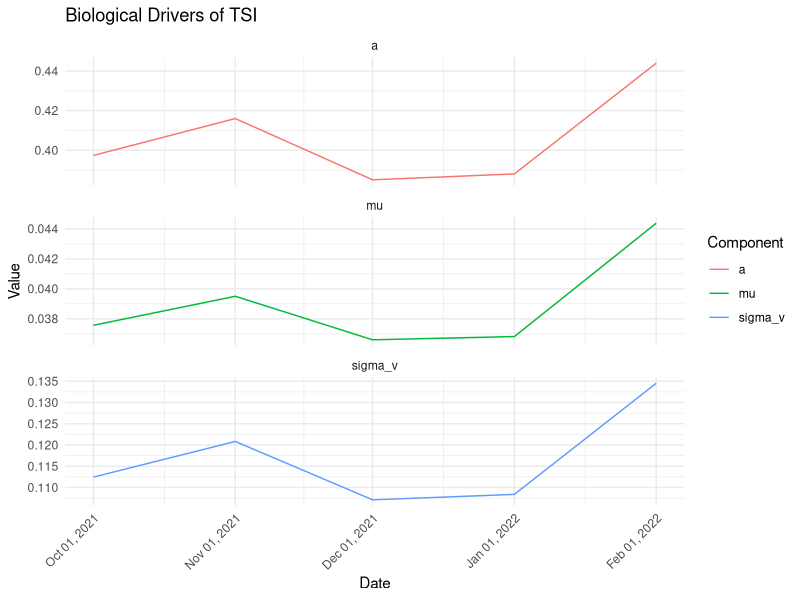
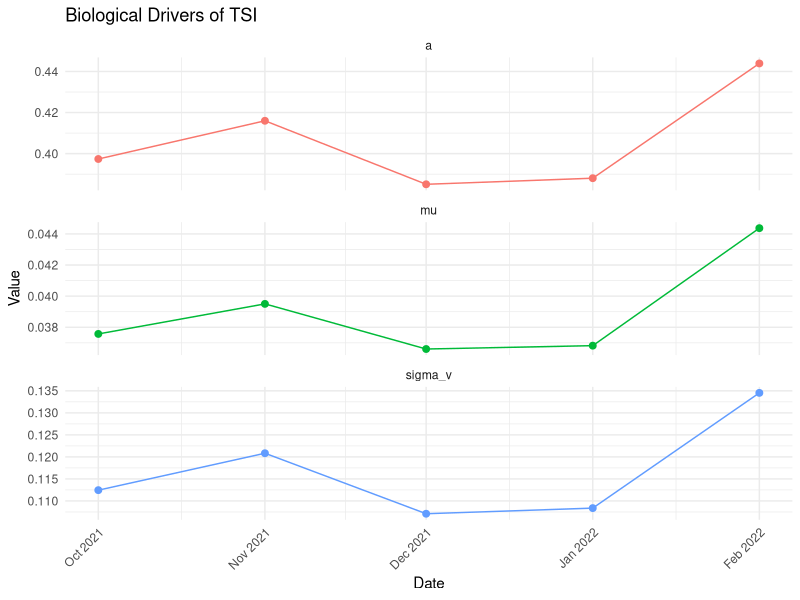
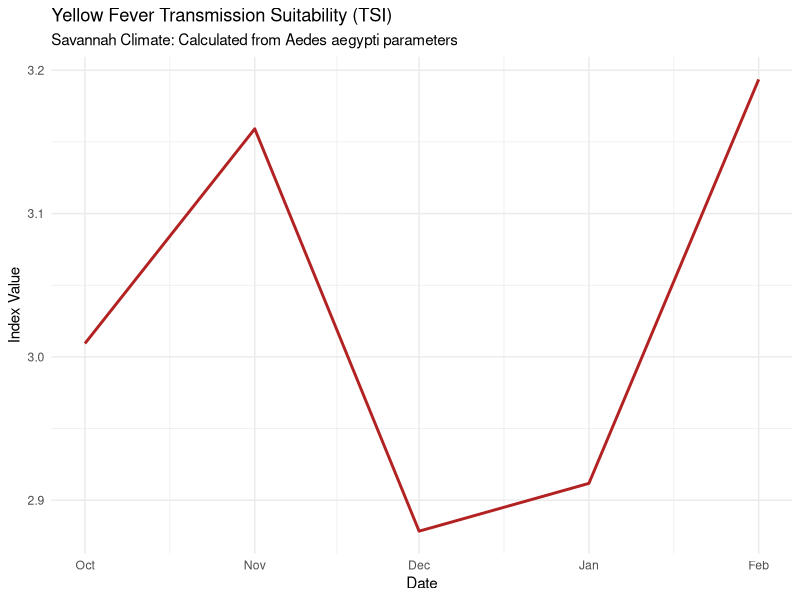
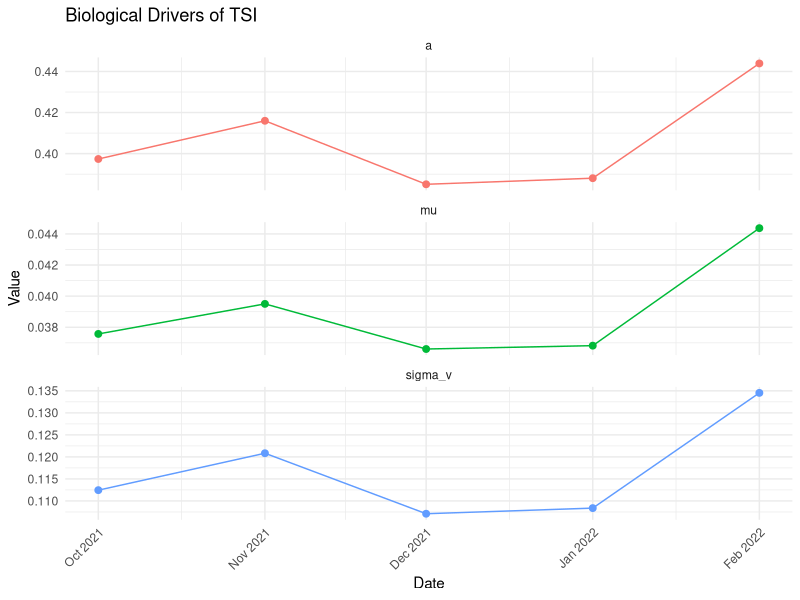
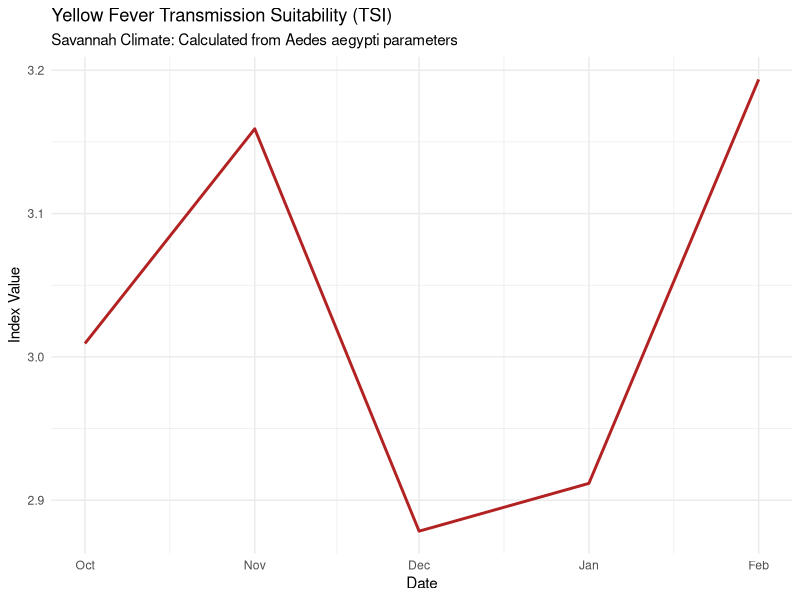

The R script that drew these images, in order:
## ---- chunk 1
knitr::opts_chunk$set(echo = TRUE)
## ---- chunk 2
library(tidyverse)
## ---- chunk 3
savannah_climate <- read.csv("ghana_outbreak_climate.csv")
## ---- chunk 4
savannah_climate <- savannah_climate %>%
  rename(T = avg_t)
## ---- chunk 5
#TSI
# Based on Gaythorpe et al. / Mordecai et al. parameters for Aedes aegypti
calculate_tsi <- function(temp) {

# Biting rate (a) 
  
a_c    <- 0.000272  # Scaling constant
a_Tmin <- 13.35     # Thermal minimum 
a_Tmax <- 40.13     # Thermal maximum

# Biting rate (a) calculation
a <- a_c * temp * (temp - a_Tmin) * sqrt(pmax(0, a_Tmax - temp)) #Brière thermal response

# Use the variables for the cutoff to ensure consistency
a <- ifelse(temp > a_Tmin & temp < a_Tmax, a, 0)
  


# Mortality (mu) - 1/lifespan

mu_c    <- 0.148 #Mordecai 2017
mu_Tmin <- 9.16
mu_Tmax <- 37.73

lf <- mu_c * (temp - mu_Tmin) * (mu_Tmax - temp) #quadratic thermal response
mu <- 1 / pmax(lf, 1) #provide floor, avoid dividing by zero


#PDR or Incubation rate (1/EIP)
c_eip <- 0.0001
tmin_eip <- 17.67
tmax_eip <- 42.1

# Calculate the Rate (PDR) or sigma_v
sigma_v = c_eip * temp * (temp - tmin_eip) * sqrt(pmax(0, tmax_eip - temp)) #Brière thermal response
sigma_v = ifelse(temp <= tmin_eip | temp >= tmax_eip, 0, sigma_v)


# Total TSI
tsi_val <- ifelse(sigma_v > 0 & a > 0, (a^2 * exp(-mu / sigma_v)) / mu, 0)
  
 # Return all components for graphing
  return(data.frame(
    a = a,
    mu = mu,
    sigma_v = sigma_v,
    TSI = pmax(tsi_val, 0)
  ))
}

## ---- chunk 6
# Use rowwise to apply the function to each temperature value 'T'
savannah_TSI <- savannah_climate %>%
  rowwise() %>%
  reframe(date = date, T = T, calculate_tsi(T))

# View the first few rows to confirm columns (a, mu, TSI) are added
head(savannah_TSI)
## ---- chunk 7
library(scales)
library(lubridate)
## ---- chunk 8
savannah_TSI %>%
  # 1. Convert the character column to a real Date object
  mutate(date = ymd(date)) %>% 
  select(date, a, mu, sigma_v) %>%
  pivot_longer(-date, names_to = "Component", values_to = "Value") %>%
  ggplot(aes(x = date, y = Value, color = Component)) +
  geom_line() +
  facet_wrap(~Component, scales = "free_y", ncol = 1) +
  scale_x_date(
    date_breaks = "1 month",
    date_labels = "%b %d, %Y"
  ) +
  theme_minimal() +
  theme(
    axis.text.x = element_text(angle = 45, hjust = 1)
  ) +
  labs(title = "Biological Drivers of TSI", x = "Date")
## ---- chunk 9
savannah_TSI_plot <- savannah_TSI %>%
  # 1. Convert date to actual Date class to ensure lines connect correctly
  mutate(date = ymd(date)) %>% 
  select(date, a, mu, sigma_v) %>%
  pivot_longer(-date, names_to = "Component", values_to = "Value") %>%
  ggplot(aes(x = date, y = Value, color = Component)) +
  # 2. Add the line first
  geom_line(linewidth = 0.5) + 
  # 3. Add the points on top
  geom_point(size = 2) + 
  facet_wrap(~Component, scales = "free_y", ncol = 1) +
  scale_x_date(date_breaks = "1 month", date_labels = "%b %Y") +
  theme_minimal() +
  theme(
    axis.text.x = element_text(angle = 45, hjust = 1),
    legend.position = "none" # Optional: hide legend since facets are labeled
  ) +
  labs(title = "Biological Drivers of TSI", x = "Date", y = "Value")
## ---- chunk 10
plot(savannah_TSI_plot)
## ---- chunk 11
#Save the plot as a TIFF
ggsave(
  filename = "savannah_TSI_components.tiff",
  plot = savannah_TSI_plot,
  width = 8,       # Width in inches
  height = 10,     # Height in inches (tall because of 3 facets)
  dpi = 300,       
  bg = "white"
)
## ---- chunk 12
#Graph the TSI (Transmission Suitability)
savannah_TSI_plot2 <-savannah_TSI %>%
  mutate(date = ymd(date)) %>% 
  ggplot(aes(x = date, y = TSI)) +  
  geom_line(color = "firebrick", linewidth = 1) +
  labs(title = "Yellow Fever Transmission Suitability (TSI)",
       subtitle = "Savannah Climate: Calculated from Aedes aegypti parameters",
       y = "Index Value", x = "Date") +
  theme_minimal()
## ---- chunk 13
plot(savannah_TSI_plot2)
## ---- chunk 14
#Save the plot as a TIFF
ggsave(
  filename = "savannah_TSI.tiff",
  plot = savannah_TSI_plot2,
  width = 8,       # Width in inches
  height = 6,     # Height in inches
  dpi = 300,       
  bg = "white"
)
## ---- chunk 15
save(savannah_TSI, file = "savannah_TSI.RData")
